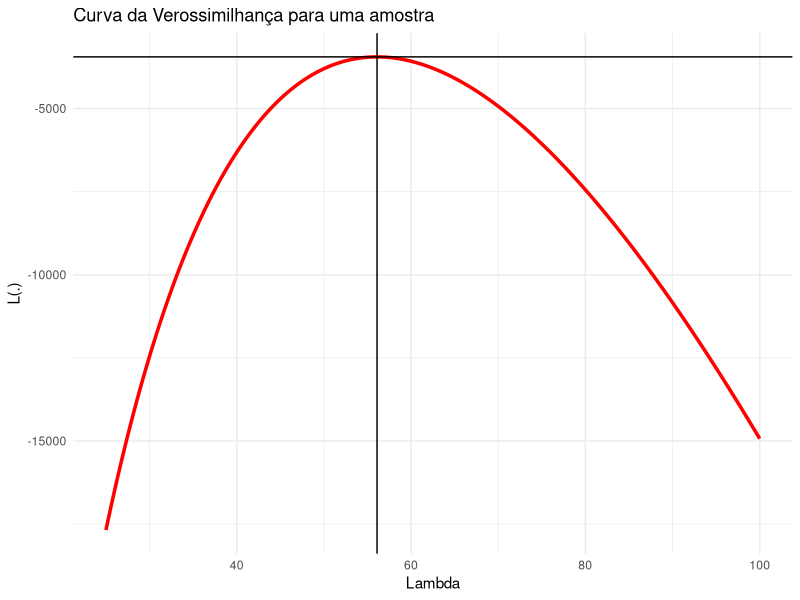

Generate this figure with R:
## ---- chunk 1
knitr::opts_chunk$set(dpi = 180, error = TRUE, message = FALSE, warning = FALSE)
library(tidyverse)
## ---- chunk 2
lambda_original <- runif(1, 40, 60)

amostra <- rpois(1000, lambda_original)
## ---- chunk 3

fatorial <- function(n) {
  
  if(n == 0L | n == 1L) return(1)
  if(n > 1L)            return(n*fatorial(n - 1))
  
}

fatorial(4) # teste
## ---- chunk 4

(simulacao <- tibble(lambda = seq(25, 100, by = 0.1)) %>%
  mutate(L = map_dbl(
    lambda, 
    function(.x) sum(amostra*log(.x) - .x - log(map_dbl(amostra, fatorial)))
    )))

(results <- simulacao %>%
  filter(L == max(L)))

simulacao %>%
  ggplot(aes(x = lambda, y = L)) +
  geom_line(size = 1.2, col = "red") +
  geom_hline(yintercept = pull(results, L)) +
  geom_vline(xintercept = pull(results, lambda)) +
  labs(title = "Curva da Verossimilhança para uma amostra",
       x = "Lambda",
       y = "L(.)") +
  theme_minimal()

